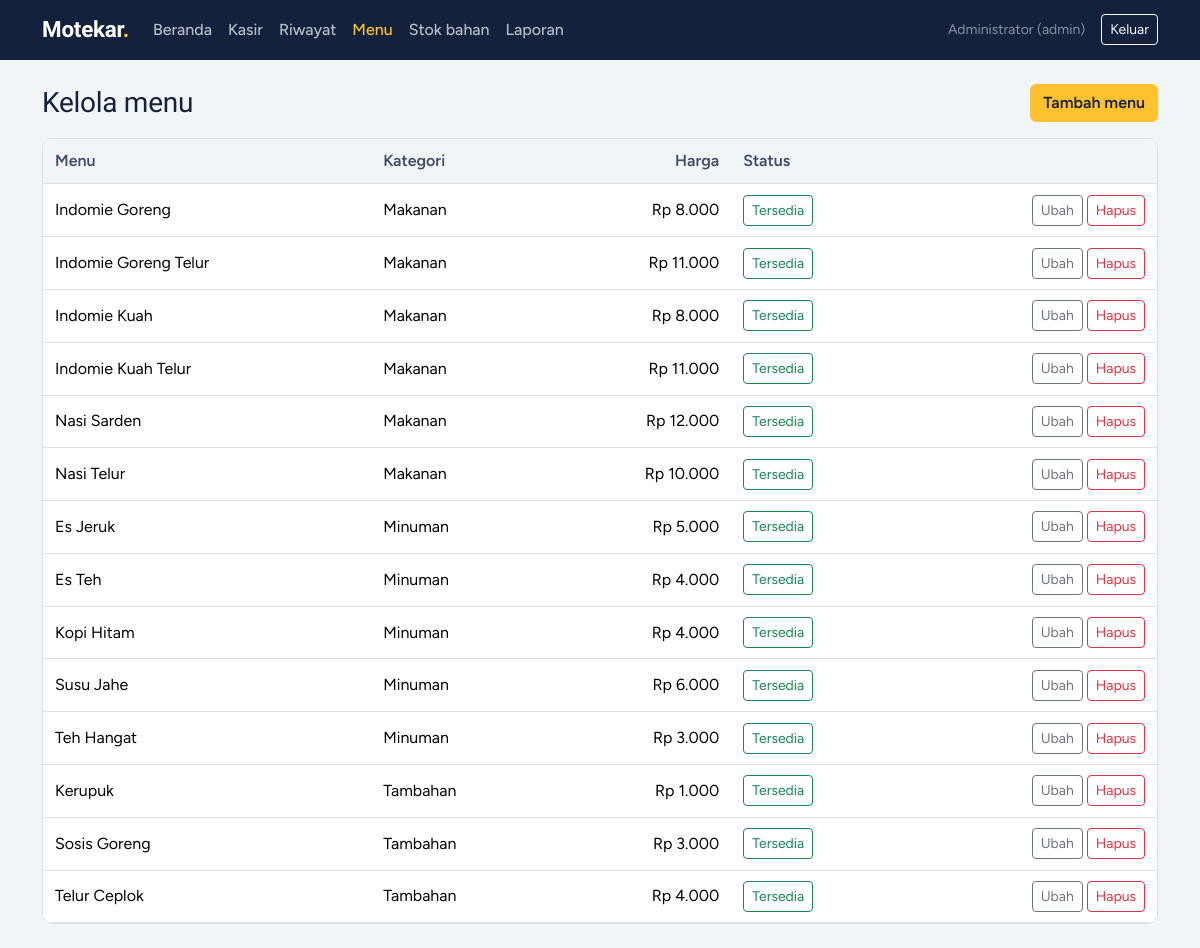
Page /menu.php (signed in) on the committed database.
### tables this page shows
CREATE TABLE menu (
  id INT AUTO_INCREMENT PRIMARY KEY,
  id_kategori INT NOT NULL,
  nama_menu VARCHAR(100) NOT NULL,
  harga INT NOT NULL,
  status ENUM('tersedia','habis') NOT NULL DEFAULT 'tersedia',
  FOREIGN KEY (id_kategori) REFERENCES kategori(id)
);

CREATE TABLE kategori (
  id INT AUTO_INCREMENT PRIMARY KEY,
  nama_kategori VARCHAR(50) NOT NULL
);

### config/koneksi.php (called while the page is built, shortened)
<?php
function e($s) { return htmlspecialchars((string)$s, ENT_QUOTES, 'UTF-8'); }
function rupiah($n) { return 'Rp ' . number_format((int)$n, 0, ',', '.'); }

### menu.php (the view, shortened to what this page needs)
<?php
require_once 'includes/auth.php';
$rows = $conn->query('SELECT m.*, k.nama_kategori FROM menu m JOIN kategori k ON k.id = m.id_kategori ORDER BY k.id, m.nama_menu')->fetch_all(MYSQLI_ASSOC);
include 'includes/header.php';
?>
<div class="d-flex justify-content-between align-items-center mb-3">
  <h1 class="h3 m-0">Kelola menu</h1>
  <button class="btn btn-signage" data-bs-toggle="modal" data-bs-target="#modalMenu" onclick="isiForm()">Tambah menu</button>
</div>
<div class="panel p-0 table-responsive">
<table class="table align-middle mb-0">
  <thead>
    <tr>
      <th>Menu</th>
      <th>Kategori</th>
      <th class="text-end">Harga</th>
      <th>Status</th>
      <th></th>
    </tr>
  </thead>
  <tbody>
  <?php foreach ($rows as $r): ?>
    <tr>
      <td><?= e($r['nama_menu']) ?></td>
      <td><?= e($r['nama_kategori']) ?></td>
      <td class="text-end"><?= rupiah($r['harga']) ?></td>
      <td>
        <form method="post" class="d-inline">
          <button class="btn btn-sm <?= $r['status'] === 'tersedia' ? 'btn-outline-success' : 'btn-outline-danger' ?>"><?= $r['status'] === 'tersedia' ? 'Tersedia' : 'Habis' ?></button></form>
      </td>
      <td class="text-end">
        <button class="btn btn-sm btn-outline-secondary" data-bs-toggle="modal" data-bs-target="#modalMenu"
          onclick='isiForm(<?= json_encode($r, JSON_NUMERIC_CHECK | JSON_HEX_APOS | JSON_HEX_QUOT) ?>)'>Ubah</button>
        <form method="post" class="d-inline" onsubmit="return confirm('Hapus menu <?= e($r['nama_menu']) ?>?')">
          <button class="btn btn-sm btn-outline-danger">Hapus</button></form>
      </td>
    </tr>
  <?php endforeach; ?>
  </tbody>
</table>
</div>
<?php include 'includes/footer.php'; ?>

### assets/style.css (style rules this page uses)
:root { --ink: #14213d; --ink-soft: #3d4a68; --signage: #ffc22e; --signage-dark: #e0a400; --paper: #f2f5f8; --line: #d9e0e8; --ok: #1f8a5b; --danger: #c8283d; }
body { background: var(--paper); color: var(--ink); font-family: 'Figtree', system-ui, sans-serif; }
h1, h2, h3, h4, .brand { font-family: 'Bricolage Grotesque', 'Figtree', sans-serif; letter-spacing: -.01em; }
.btn-signage { background: var(--signage); border-color: var(--signage); color: var(--ink); font-weight: 600; }
.panel { background: #fff; border: 1px solid var(--line); border-radius: 10px; padding: 1.25rem; }
.table > :not(caption) > * > * { padding: .65rem .75rem; }
.table thead th { background: var(--paper); color: var(--ink-soft); font-weight: 600; border-bottom: 1px solid var(--line); }

### rows in the picture
menu: nama_menu "Indomie Goreng", id_kategori.nama_kategori "Makanan", harga "Rp 8.000", status "Tersedia"
menu: nama_menu "Indomie Goreng Telur", id_kategori.nama_kategori "Makanan", harga "Rp 11.000", status "Tersedia"
menu: nama_menu "Indomie Kuah", id_kategori.nama_kategori "Makanan", harga "Rp 8.000", status "Tersedia"
menu: nama_menu "Indomie Kuah Telur", id_kategori.nama_kategori "Makanan", harga "Rp 11.000", status "Tersedia"
menu: nama_menu "Nasi Sarden", id_kategori.nama_kategori "Makanan", harga "Rp 12.000", status "Tersedia"
menu: nama_menu "Nasi Telur", id_kategori.nama_kategori "Makanan", harga "Rp 10.000", status "Tersedia"
menu: nama_menu "Es Jeruk", id_kategori.nama_kategori "Minuman", harga "Rp 5.000", status "Tersedia"
menu: nama_menu "Es Teh", id_kategori.nama_kategori "Minuman", harga "Rp 4.000", status "Tersedia"
menu: nama_menu "Kopi Hitam", id_kategori.nama_kategori "Minuman", harga "Rp 4.000", status "Tersedia"
menu: nama_menu "Susu Jahe", id_kategori.nama_kategori "Minuman", harga "Rp 6.000", status "Tersedia"
menu: nama_menu "Teh Hangat", id_kategori.nama_kategori "Minuman", harga "Rp 3.000", status "Tersedia"
menu: nama_menu "Kerupuk", id_kategori.nama_kategori "Tambahan", harga "Rp 1.000", status "Tersedia"
menu: nama_menu "Sosis Goreng", id_kategori.nama_kategori "Tambahan", harga "Rp 3.000", status "Tersedia"
menu: nama_menu "Telur Ceplok", id_kategori.nama_kategori "Tambahan", harga "Rp 4.000", status "Tersedia"

### other values in the picture
$label "Beranda"
$label "Kasir"
$label "Riwayat"
$label "Menu"
$label "Stok bahan"
$label "Laporan"
$u['nama'] "Administrator"
$u['role'] "admin"
